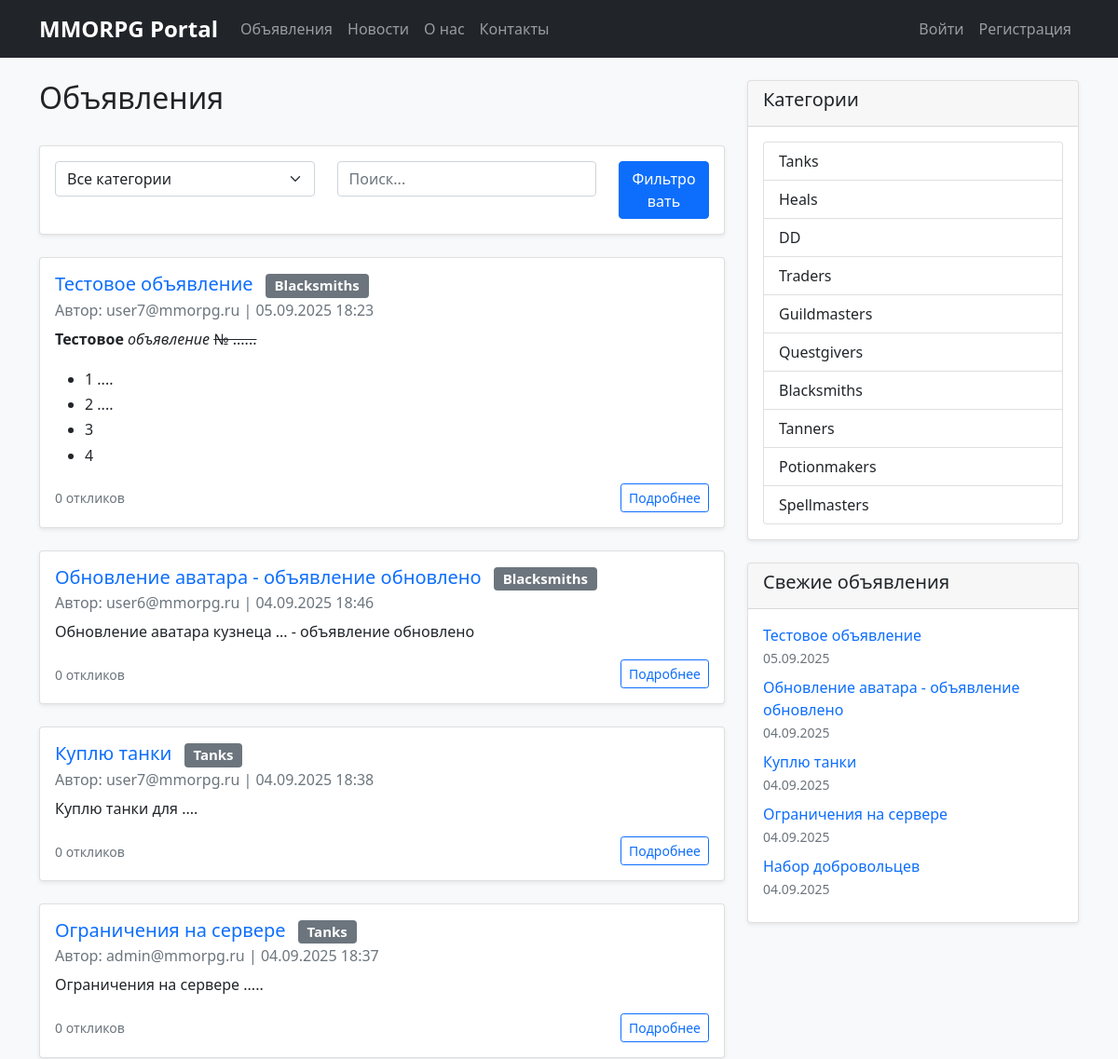
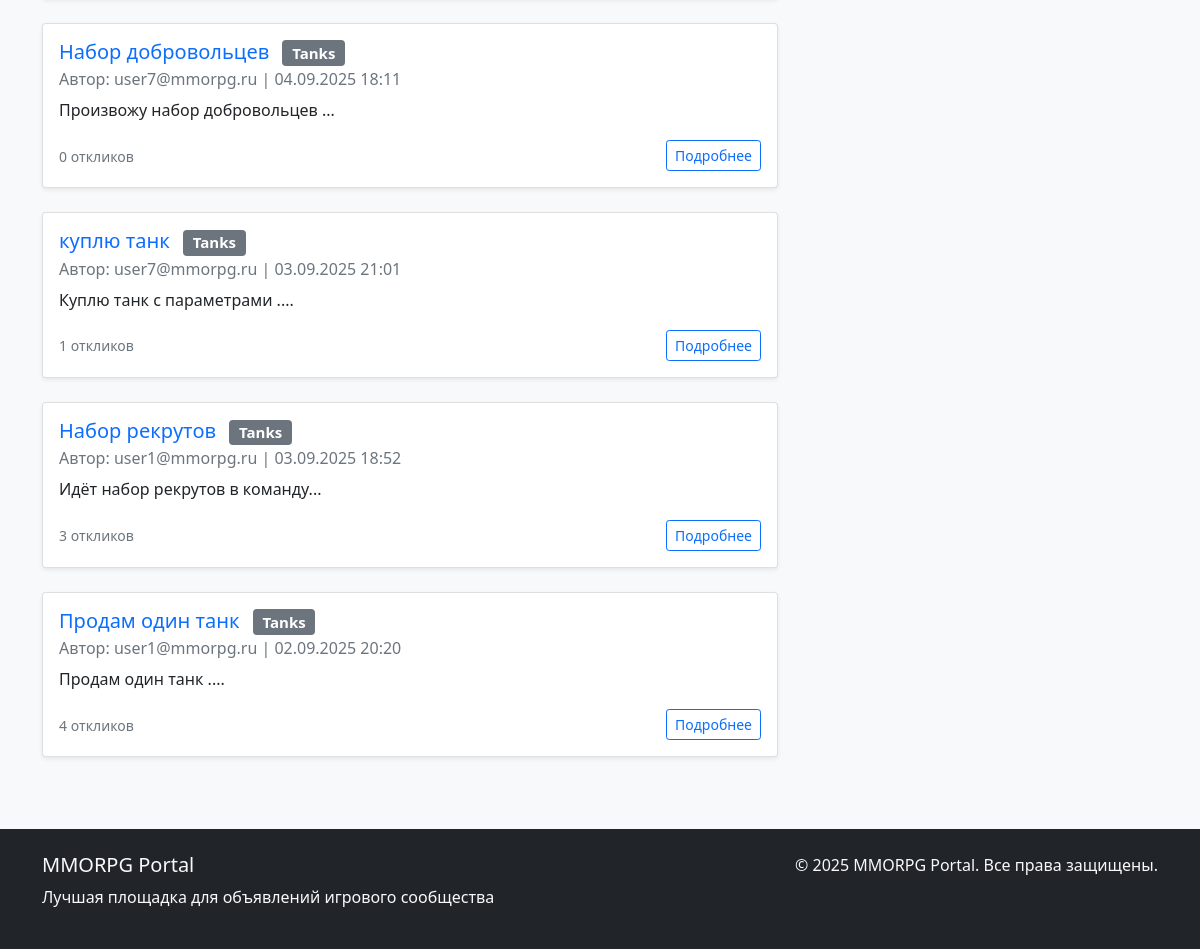
/posts/, run on the app's committed database (2 pictures, top to bottom).
### appNotification/models.py (models this page shows, shortened)
class Post(models.Model):
    CATEGORY_CHOICES = [
        ('tanks', _('Tanks')),
        ('heals', _('Heals')),
        ('dd', _('DD')),
        ('traders', _('Traders')),
        ('guildmasters', _('Guildmasters')),
        ('questgivers', _('Questgivers')),
        ('blacksmiths', _('Blacksmiths')),
        ('tanners', _('Tanners')),
        ('potionmakers', _('Potionmakers')),
        ('spellmasters', _('Spellmasters')),
    ]
    author = models.ForeignKey(User, on_delete=models.CASCADE, related_name='posts')
    category = models.CharField(max_length=20, choices=CATEGORY_CHOICES)
    title = models.CharField(max_length=255, validators=[MinLengthValidator(5)])
    content = RichTextUploadingField(
        verbose_name=_('Content'),
        help_text=_('You can use rich text editor with images, videos and formatting')
    )
    created_at = models.DateTimeField(auto_now_add=True)
    updated_at = models.DateTimeField(auto_now=True)
    subscribers = models.ManyToManyField(User, related_name='subscribed_posts', blank=True)
    image = models.ImageField(
        upload_to='posts/images/',
        blank=True,
        null=True,
        verbose_name=_('Main Image'),
        help_text=_('Main image for the post card')
    )
    video = models.FileField(
        upload_to='posts/videos/',
        blank=True,
        null=True,
        verbose_name=_('Main Video'),
        help_text=_('Main video file (optional)')
    )
    notify_subscribers = models.BooleanField(default=True, verbose_name=_('Notify subscribers'))
    class Meta:
        ordering = ['-created_at']
        verbose_name = _('Post')
        verbose_name_plural = _('Posts')
    def get_category_display(self):
        return dict(self.CATEGORY_CHOICES).get(self.category, self.category)

### appUser/models.py (models this page shows, shortened)
class CustomUser(AbstractUser):
    email = models.EmailField(_('email address'), unique=True)
    username = models.CharField(max_length=150, blank=True, null=True)
    timezone = models.CharField(max_length=50, default='UTC')
    language = models.CharField(max_length=10, choices=[('ru', 'Russian'), ('en', 'English')], default='ru')
    email_verified = models.BooleanField(default=False)  # Новое поле для подтверждения email
    USERNAME_FIELD = 'email'
    REQUIRED_FIELDS = []
    objects = CustomUserManager()
    class Meta:
        verbose_name = _('User')
        verbose_name_plural = _('Users')

### appNotification/views.py (the view)
# urls.py: path('posts/', views.PostListView.as_view(), name='post_list'),
class PostListView(ListView):
    model = Post
    template_name = 'appNotification/post_list.html'
    context_object_name = 'posts'
    paginate_by = 10
    def get_queryset(self):
        queryset = super().get_queryset().select_related('author').order_by('-created_at')
        category = self.request.GET.get('category')
        if category:
            queryset = queryset.filter(category=category)
        search_query = self.request.GET.get('q')
        if search_query:
            queryset = queryset.filter(
                Q(title__icontains=search_query) |
                Q(content__icontains=search_query)
            )
        return queryset
    def get_context_data(self, **kwargs):
        context = super().get_context_data(**kwargs)
        context['categories'] = Category.objects.all()
        context['category_choices'] = Post.CATEGORY_CHOICES
        return context

### appNotification/context_processors.py (called while the page is built)
def categories(request):
    return {
        'categories': Category.objects.all(),
        'category_choices': [
            ('tanks', _('Tanks')),
            ('heals', _('Heals')),
            ('dd', _('DD')),
            ('traders', _('Traders')),
            ('guildmasters', _('Guildmasters')),
            ('questgivers', _('Questgivers')),
            ('blacksmiths', _('Blacksmiths')),
            ('tanners', _('Tanners')),
            ('potionmakers', _('Potionmakers')),
            ('spellmasters', _('Spellmasters')),
        ]
    }

def navigation_data(request):
    from .models import Post, News
    return {
        'recent_posts': Post.objects.order_by('-created_at')[:5],
        'recent_news': News.objects.order_by('-created_at')[:3],
        'posts_count': Post.objects.count(),
        'news_count': News.objects.count(),
    }

### appNotification/templates/appNotification/post_list.html (shortened to what this page needs)
{% extends 'base.html' %}
{% block content %}
<div class="row">
    <div class="col-md-8">
        <div class="d-flex justify-content-between align-items-center mb-4">
            <h2>Объявления</h2>
        </div>
        <div class="card mb-4">
            <div class="card-body">
                <form method="get" class="row">
                    <div class="col-md-5">
                        <select name="category" class="form-select" id="category-filter">
                            <option value="">Все категории</option>
                        </select>
                    </div>
                    <div class="col-md-5">
                        <input type="text" name="q" class="form-control" placeholder="Поиск..."
                               value="{{ request.GET.q }}">
                    </div>
                    <div class="col-md-2">
                        <button type="submit" class="btn btn-primary w-100">Фильтровать</button>
                    </div>
                </form>
            </div>
        </div>
        {% for post in posts %}
            {% include 'appNotification/includes/post_item.html' %}
        {% endfor %}
    </div>
    <div class="col-md-4">
        <div class="card">
            <div class="card-header">
                <h5>Категории</h5>
            </div>
            <div class="card-body">
                <div class="list-group">
                    {% for value, name in category_choices %}
                        <a href="?category={{ value }}"
                           class="list-group-item list-group-item-action {% if request.GET.category == value %}active{% endif %}">
                            {{ name }}
                        </a>
                    {% endfor %}
                </div>
            </div>
        </div>
        <div class="card mt-3">
            <div class="card-header">
                <h5>Свежие объявления</h5>
            </div>
            <div class="card-body">
                {% for recent_post in recent_posts %}
                    <div class="mb-2">
                        <a href="{% url 'post_detail' recent_post.id %}" class="text-decoration-none">
                            {{ recent_post.title|truncatewords:5 }}
                        </a>
                        <br>
                        <small class="text-muted">{{ recent_post.created_at|date:"d.m.Y" }}</small>
                    </div>
                {% endfor %}
            </div>
        </div>
    </div>
</div>
{% endblock %}

### appNotification/templates/appNotification/includes/post_item.html (shortened to what this page needs)
<div class="card mb-4">
    <div class="card-body">
        <h5 class="card-title">
            <a href="{% url 'post_detail' post.id %}" class="text-decoration-none">{{ post.title }}</a>
            <span class="badge bg-secondary ms-2">{{ post.get_category_display }}</span>
        </h5>
        <h6 class="card-subtitle mb-2 text-muted">
            Автор: {{ post.author.email }} | {{ post.created_at|date:"d.m.Y H:i" }}
        </h6>
        <div class="card-text post-content">
            {{ post.content|safe|truncatewords:30 }}
        </div>
        <div class="d-flex justify-content-between align-items-center mt-3">
            <div>
                <small class="text-muted">
                    {{ post.responses.count }} откликов
                </small>
            </div>
            <div>
                <a href="{% url 'post_detail' post.id %}" class="btn btn-sm btn-outline-primary">Подробнее</a>
            </div>
        </div>
    </div>
</div>

### static/css/styles.css (style rules this page uses)
body { background-color: #f8f9fa; }
.card { box-shadow: 0 0.125rem 0.25rem rgba(0, 0, 0, 0.075); margin-bottom: 1.5rem; }
.btn-primary { background-color: #0d6efd; border-color: #0d6efd; }

### static/css/ckeditor.css (style rules this page uses)
.post-content { font-size: 16px; line-height: 1.7; }

### data on the page
Post: title "Тестовое объявление", category "Blacksmiths", author.email "user7@mmorpg.ru", created_at "05.09.2025 18:23", content "Тестовое объявление № ...... 1 .... 2 .... 3 4", responses.count "0", created_at "05.09.2025"
Post: title "Обновление аватара - объявление обновлено", category "Blacksmiths", author.email "user6@mmorpg.ru", created_at "04.09.2025 18:46", content "Обновление аватара кузнеца ... - объявление обновлено", responses.count "0", created_at "04.09.2025"
Post: title "Куплю танки", category "Tanks", author.email "user7@mmorpg.ru", created_at "04.09.2025 18:38", content "Куплю танки для ....", responses.count "0", created_at "04.09.2025"
Post: title "Ограничения на сервере", category "Tanks", author.email "admin@mmorpg.ru", created_at "04.09.2025 18:37", content "Ограничения на сервере .....", responses.count "0", created_at "04.09.2025"
Post: title "Набор добровольцев", category "Tanks", author.email "user7@mmorpg.ru", created_at "04.09.2025 18:11", content "Произвожу набор добровольцев ...", responses.count "0", created_at "04.09.2025"
Post: title "куплю танк", category "Tanks", author.email "user7@mmorpg.ru", created_at "03.09.2025 21:01", content "Куплю танк с параметрами ....", responses.count "1"
Post: title "Набор рекрутов", category "Tanks", author.email "user1@mmorpg.ru", created_at "03.09.2025 18:52", content "Идёт набор рекрутов в команду...", responses.count "3"
Post: title "Продам один танк", category "Tanks", author.email "user1@mmorpg.ru", created_at "02.09.2025 20:20", content "Продам один танк ....", responses.count "4"

### other printed values
{{ name }} "Tanks" "Heals" "DD" "Traders" "Guildmasters" "Questgivers" "Blacksmiths" "Tanners" "Potionmakers" "Spellmasters"
